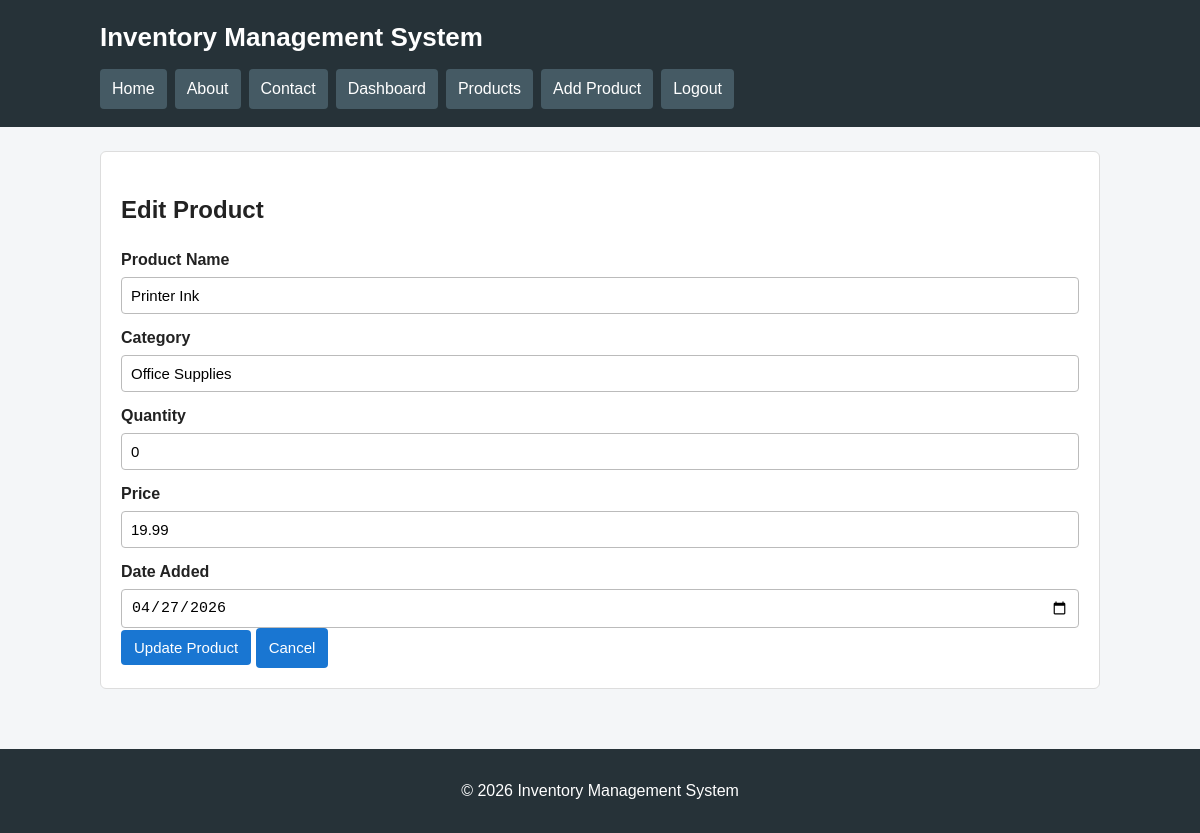
Screenshot of /edit_product.php?id=3 (signed in) with the database file from the repository.
### tables this page shows
CREATE TABLE IF NOT EXISTS products (
    id INT AUTO_INCREMENT PRIMARY KEY,
    product_name VARCHAR(100) NOT NULL,
    category VARCHAR(100) NOT NULL,
    quantity INT NOT NULL DEFAULT 0,
    price DECIMAL(10, 2) NOT NULL DEFAULT 0.00,
    date_added DATE NOT NULL
);

### edit_product.php (the view, shortened to what this page needs)
<?php
require_once 'config.php';
$id = (int) ($_GET['id'] ?? 0);
$sql = 'SELECT * FROM products WHERE id = ?';
$stmt = mysqli_prepare($conn, $sql);
mysqli_stmt_bind_param($stmt, 'i', $id);
mysqli_stmt_execute($stmt);
$result = mysqli_stmt_get_result($stmt);
$product = mysqli_fetch_assoc($result);
$product_name = $product['product_name'];
$category = $product['category'];
$quantity = $product['quantity'];
$price = $product['price'];
$date_added = $product['date_added'];
include 'includes/header.php';
?>
<section class="box">
    <h2>Edit Product</h2>
    <form method="post" action="edit_product.php?id=<?php echo $id; ?>">
        <label for="product_name">Product Name</label>
        <input type="text" id="product_name" name="product_name" value="<?php echo htmlspecialchars($product_name); ?>">
        <label for="category">Category</label>
        <input type="text" id="category" name="category" value="<?php echo htmlspecialchars($category); ?>">
        <label for="quantity">Quantity</label>
        <input type="number" id="quantity" name="quantity" min="0" value="<?php echo htmlspecialchars($quantity); ?>">
        <label for="price">Price</label>
        <input type="number" id="price" name="price" min="0" step="0.01" value="<?php echo htmlspecialchars($price); ?>">
        <label for="date_added">Date Added</label>
        <input type="date" id="date_added" name="date_added" value="<?php echo htmlspecialchars($date_added); ?>">
        <button type="submit">Update Product</button>
        <a class="button" href="products.php">Cancel</a>
    </form>
</section>
<?php include 'includes/footer.php'; ?>

### css/style.css (style rules this page uses)
* { box-sizing: border-box; }
body { margin: 0; font-family: Arial, sans-serif; color: #222; background: #f4f6f8; line-height: 1.5; }
.box { background: #fff; padding: 20px; border: 1px solid #ddd; border-radius: 6px; margin-bottom: 20px; }
form label { display: block; margin-top: 12px; font-weight: bold; }
input, select, textarea { width: 100%; padding: 9px; margin-top: 5px; border: 1px solid #bbb; border-radius: 4px; font-size: 15px; }
button, .button { display: inline-block; border: 0; background: #1976d2; color: #fff; padding: 9px 13px; border-radius: 4px; text-decoration: none; cursor: pointer; font-size: 15px; }

### rows the page displays
products: product_name "Printer Ink", category "Office Supplies", quantity "0", price "19.99", date_added "04/27/2026"
